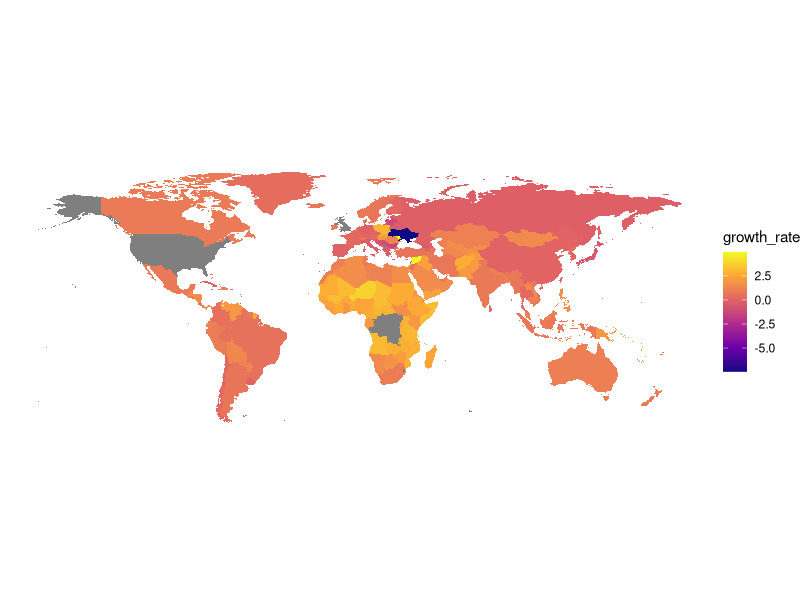

Here is the R script that generated this plot:
# Load the necessary libraries
library(dplyr)
library(ggplot2)
library(tidyverse)

# Import the world_population.csv dataset
world_population <- read.csv("world_population_data.csv")

# Remove '%' from growth_rate column
world_population <- world_population %>%
  mutate(
    growth_rate = as.numeric(sub("%", "", growth_rate)),
    growth_rate_multiple = growth_rate * 100
  )

# Create data for world coordinates using map_data
world_coordinates <- map_data("world") %>%
  distinct(region)

# Add simulated data and remove Antarctica
world_map <- map_data("world") %>%
  filter(region != "Antarctica") %>%
  left_join(world_population, by = c("region" = "country"))

# Create a scatterplot using ggplot2
print(ggplot(world_map) +
  geom_polygon(aes(long, lat, group = group, fill = growth_rate)) +
  coord_quickmap() +
  scale_fill_viridis_c(option = "plasma") +
  theme_void())
